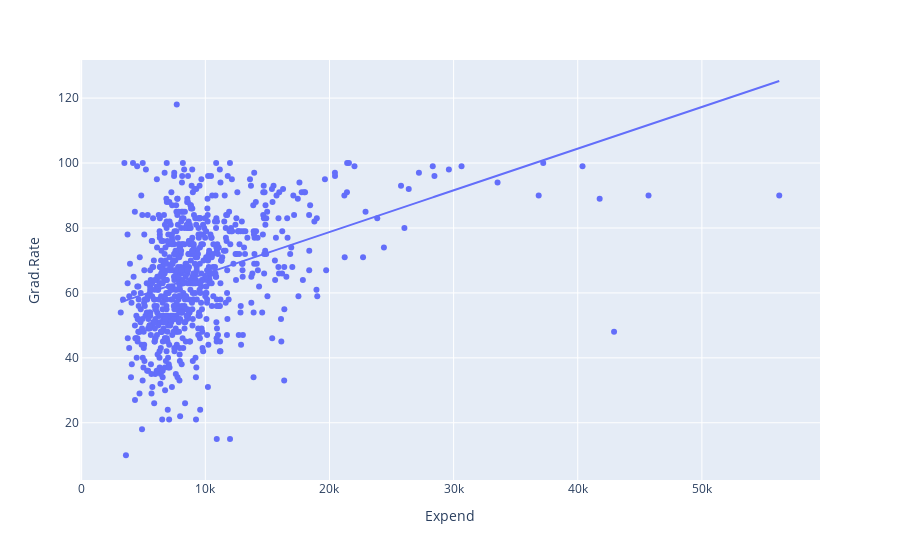

This figure's notebook cell:
### Markdown cell above
#### Jag skulle säga att det finns en svag, negativ korrelation. 
Alltså finns det ett samband mellan antal elever per lärare men den är inte tydlig. det blir intressant att undersöka andra faktorer. Jag vill titta på det som i Sverige skulle kallas "barnpeng" eller "elevpeng" d.v.s. "Expend : Instructional expenditure per student"

### Code cell
college[["Expend", "Grad.Rate"]].reset_index()

fig = px.scatter(college, x="Expend", y="Grad.Rate", trendline="ols")
fig.show()

### Figure 1 — Plotly figure (JSON) as saved in the notebook; plotly's stock layout.template omitted (floating-point values rounded to 4 significant figures; data arrays with more than 128 entries replaced by an {"elided": "..."} marker saying what was removed)
{"data": [{"hovertemplate": "Expend=%{x}<br>Grad.Rate=%{y}<extra></extra>", "legendgroup": "", "marker": {"color": "#636efa", "symbol": "circle"}, "mode": "markers", "name": "", "orientation": "v", "showlegend": false, "type": "scatter", "x": {"elided": "777 int values"}, "xaxis": "x", "y": {"elided": "777 int values"}, "yaxis": "y"}, {"hovertemplate": "<b>OLS trendline</b><br>Grad.Rate = 0.00128408 * Expend + 53.0588<br>R<sup>2</sup>=0.152367<br><br>Expend=%{x}<br>Grad.Rate=%{y} <b>(trend)</b><extra></extra>", "legendgroup": "", "marker": {"color": "#636efa", "symbol": "circle"}, "mode": "lines", "name": "", "showlegend": false, "type": "scatter", "x": {"elided": "777 int values"}, "xaxis": "x", "y": {"elided": "777 float values"}, "yaxis": "y"}], "layout": {"legend": {"tracegroupgap": 0}, "margin": {"t": 60}, "xaxis": {"anchor": "y", "domain": [0, 1], "title": {"text": "Expend"}}, "yaxis": {"anchor": "x", "domain": [0, 1], "title": {"text": "Grad.Rate"}}}}
